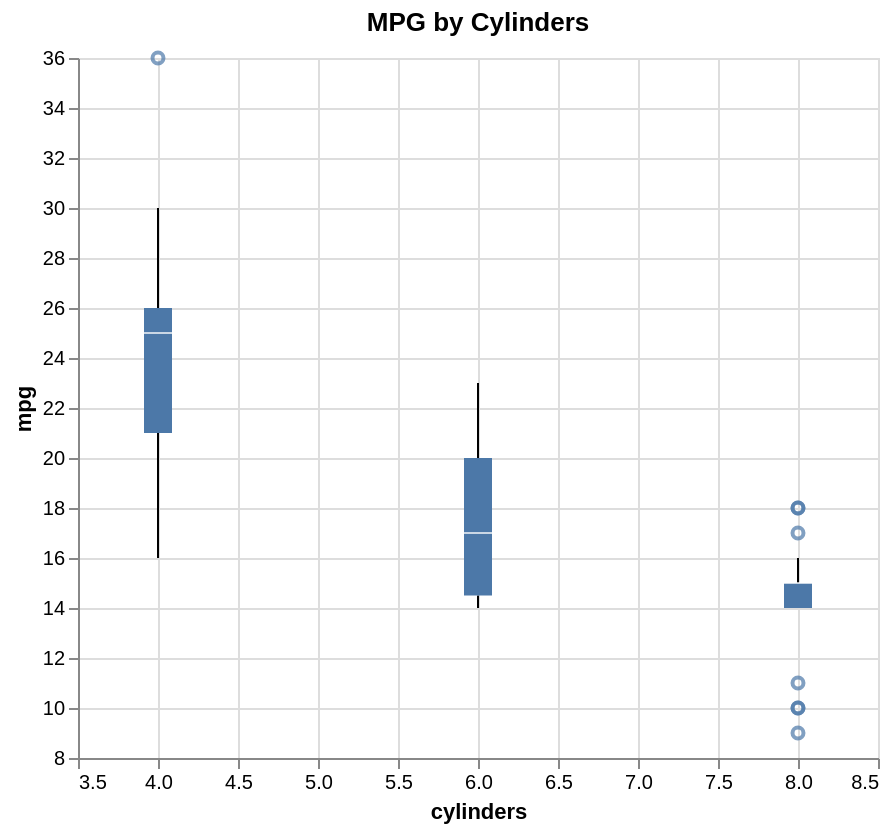

Describe this chart as a Vega-Lite specification.
### Vega-Lite specification from a JSON file in a GitHub repository (floating-point values rounded to 4 significant figures)
{"$schema": "https://vega.github.io/schema/vega-lite/v5.json", "data": {"values": [{"acceleration": 12.0, "cylinders": 8, "horsepower": 130, "mpg": 18, "origin": "USA", "weight": 3504}, {"acceleration": 11.5, "cylinders": 8, "horsepower": 165, "mpg": 15, "origin": "USA", "weight": 3693}, {"acceleration": 11.0, "cylinders": 8, "horsepower": 150, "mpg": 18, "origin": "USA", "weight": 3436}, {"acceleration": 12.0, "cylinders": 8, "horsepower": 150, "mpg": 16, "origin": "USA", "weight": 3433}, {"acceleration": 10.5, "cylinders": 8, "horsepower": 140, "mpg": 17, "origin": "USA", "weight": 3449}, {"acceleration": 10.0, "cylinders": 8, "horsepower": 198, "mpg": 15, "origin": "USA", "weight": 4341}, {"acceleration": 9.0, "cylinders": 8, "horsepower": 220, "mpg": 14, "origin": "USA", "weight": 4354}, {"acceleration": 8.5, "cylinders": 8, "horsepower": 215, "mpg": 14, "origin": "USA", "weight": 4312}, {"acceleration": 10.0, "cylinders": 8, "horsepower": 225, "mpg": 14, "origin": "USA", "weight": 4425}, {"acceleration": 8.5, "cylinders": 8, "horsepower": 190, "mpg": 15, "origin": "USA", "weight": 3850}, {"acceleration": 10.0, "cylinders": 8, "horsepower": 170, "mpg": 15, "origin": "USA", "weight": 3563}, {"acceleration": 8.0, "cylinders": 8, "horsepower": 160, "mpg": 14, "origin": "USA", "weight": 3609}, {"acceleration": 9.5, "cylinders": 8, "horsepower": 150, "mpg": 15, "origin": "USA", "weight": 3761}, {"acceleration": 10.0, "cylinders": 8, "horsepower": 225, "mpg": 14, "origin": "USA", "weight": 3086}, {"acceleration": 15.0, "cylinders": 4, "horsepower": 95, "mpg": 24, "origin": "Japan", "weight": 2372}, {"acceleration": 15.5, "cylinders": 4, "horsepower": 95, "mpg": 22, "origin": "Japan", "weight": 2833}, {"acceleration": 15.5, "cylinders": 4, "horsepower": 97, "mpg": 18, "origin": "Japan", "weight": 2774}, {"acceleration": 16.0, "cylinders": 4, "horsepower": 85, "mpg": 21, "origin": "Japan", "weight": 2587}, {"acceleration": 14.5, "cylinders": 4, "horsepower": 88, "mpg": 27, "origin": "Japan", "weight": 2130}, {"acceleration": 20.5, "cylinders": 4, "horsepower": 46, "mpg": 26, "origin": "Europe", "weight": 1835}, {"acceleration": 17.5, "cylinders": 4, "horsepower": 87, "mpg": 25, "origin": "Europe", "weight": 2672}, {"acceleration": 15.0, "cylinders": 4, "horsepower": 90, "mpg": 24, "origin": "Europe", "weight": 2430}, {"acceleration": 17.5, "cylinders": 4, "horsepower": 95, "mpg": 25, "origin": "Europe", "weight": 2375}, {"acceleration": 15.5, "cylinders": 4, "horsepower": 113, "mpg": 26, "origin": "Europe", "weight": 2234}, {"acceleration": 18.5, "cylinders": 4, "horsepower": 90, "mpg": 21, "origin": "Europe", "weight": 2648}, {"acceleration": 14.0, "cylinders": 8, "horsepower": 215, "mpg": 10, "origin": "USA", "weight": 4615}, {"acceleration": 13.0, "cylinders": 8, "horsepower": 200, "mpg": 10, "origin": "USA", "weight": 4376}, {"acceleration": 13.5, "cylinders": 8, "horsepower": 210, "mpg": 11, "origin": "USA", "weight": 4382}, {"acceleration": 18.0, "cylinders": 8, "horsepower": 193, "mpg": 9, "origin": "USA", "weight": 4732}, {"acceleration": 14.5, "cylinders": 4, "horsepower": 88, "mpg": 27, "origin": "Japan", "weight": 2130}, {"acceleration": 13.5, "cylinders": 4, "horsepower": 90, "mpg": 28, "origin": "Japan", "weight": 2264}, {"acceleration": 15.5, "cylinders": 4, "horsepower": 95, "mpg": 25, "origin": "Japan", "weight": 2228}, {"acceleration": 19.0, "cylinders": 4, "horsepower": 100, "mpg": 25, "origin": "Japan", "weight": 2046}, {"acceleration": 13.0, "cylinders": 4, "horsepower": 105, "mpg": 19, "origin": "Europe", "weight": 2634}, {"acceleration": 15.5, "cylinders": 4, "horsepower": 100, "mpg": 16, "origin": "Europe", "weight": 2702}, {"acceleration": 16.5, "cylinders": 4, "horsepower": 88, "mpg": 17, "origin": "Europe", "weight": 2875}, {"acceleration": 17.0, "cylinders": 4, "horsepower": 100, "mpg": 19, "origin": "Europe", "weight": 2901}, {"acceleration": 11.0, "cylinders": 6, "horsepower": 165, "mpg": 18, "origin": "USA", "weight": 3353}, {"acceleration": 11.5, "cylinders": 6, "horsepower": 175, "mpg": 14, "origin": "USA", "weight": 3169}, {"acceleration": 12.5, "cylinders": 6, "horsepower": 153, "mpg": 14, "origin": "USA", "weight": 2906}, {"acceleration": 13.5, "cylinders": 6, "horsepower": 150, "mpg": 15, "origin": "USA", "weight": 3380}, {"acceleration": 12.0, "cylinders": 8, "horsepower": 180, "mpg": 15, "origin": "USA", "weight": 3740}, {"acceleration": 11.0, "cylinders": 8, "horsepower": 170, "mpg": 14, "origin": "USA", "weight": 4080}, {"acceleration": 11.5, "cylinders": 8, "horsepower": 175, "mpg": 15, "origin": "USA", "weight": 3645}, {"acceleration": 14.0, "cylinders": 4, "horsepower": 110, "mpg": 24, "origin": "Japan", "weight": 2585}, {"acceleration": 19.0, "cylinders": 4, "horsepower": 72, "mpg": 20, "origin": "Japan", "weight": 2310}, {"acceleration": 15.0, "cylinders": 4, "horsepower": 100, "mpg": 25, "origin": "Japan", "weight": 2472}, {"acceleration": 16.0, "cylinders": 4, "horsepower": 88, "mpg": 21, "origin": "Japan", "weight": 2265}, {"acceleration": 19.5, "cylinders": 4, "horsepower": 86, "mpg": 27, "origin": "Japan", "weight": 2110}, {"acceleration": 14.5, "cylinders": 4, "horsepower": 90, "mpg": 26, "origin": "Japan", "weight": 2800}, {"acceleration": 19.5, "cylinders": 4, "horsepower": 70, "mpg": 26, "origin": "Japan", "weight": 2110}, {"acceleration": 17.0, "cylinders": 4, "horsepower": 76, "mpg": 28, "origin": "Japan", "weight": 2085}, {"acceleration": 17.0, "cylinders": 4, "horsepower": 65, "mpg": 25, "origin": "Japan", "weight": 2245}, {"acceleration": 15.0, "cylinders": 4, "horsepower": 69, "mpg": 26, "origin": "Japan", "weight": 1965}, {"acceleration": 17.0, "cylinders": 4, "horsepower": 60, "mpg": 30, "origin": "Japan", "weight": 1755}, {"acceleration": 14.0, "cylinders": 6, "horsepower": 70, "mpg": 22, "origin": "USA", "weight": 2815}, {"acceleration": 12.5, "cylinders": 6, "horsepower": 95, "mpg": 17, "origin": "USA", "weight": 3210}, {"acceleration": 13.5, "cylinders": 6, "horsepower": 80, "mpg": 23, "origin": "USA", "weight": 3380}, {"acceleration": 15.5, "cylinders": 4, "horsepower": 54, "mpg": 36, "origin": "Japan", "weight": 1760}, {"acceleration": 14.0, "cylinders": 4, "horsepower": 90, "mpg": 25, "origin": "Europe", "weight": 2130}, {"acceleration": 15.5, "cylinders": 4, "horsepower": 86, "mpg": 22, "origin": "Europe", "weight": 2205}, {"acceleration": 13.5, "cylinders": 4, "horsepower": 110, "mpg": 18, "origin": "Europe", "weight": 2245}]}, "encoding": {"tooltip": [{"field": "cylinders", "type": "quantitative"}, {"field": "mpg", "type": "quantitative"}], "x": {"field": "cylinders", "scale": {"zero": false}, "type": "quantitative"}, "y": {"field": "mpg", "scale": {"zero": false}, "type": "quantitative"}}, "height": 350, "mark": "boxplot", "title": "MPG by Cylinders", "width": 400}
